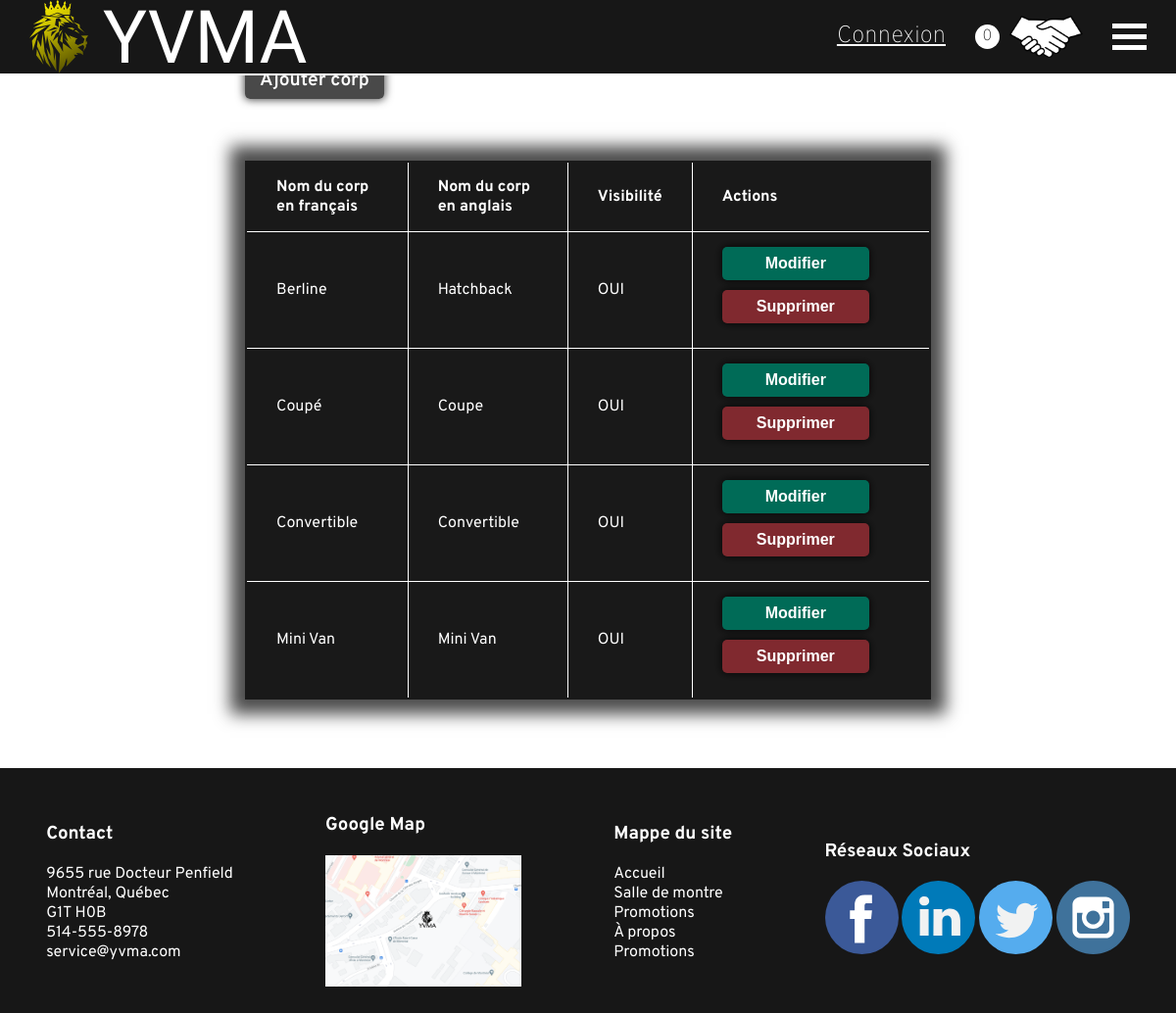
Screenshot of /VEHICULES_DOCCASION_INC/index.php?Voiture&action=ListeCorps (signed in) with the database file from the repository.
### tables this page shows
CREATE TABLE corps (
	idCorps SMALLINT UNSIGNED AUTO_INCREMENT,
	nomCorpsFR VARCHAR(30) NOT NULL,
	nomCorpsEN VARCHAR(30) NOT NULL,
	visibilite BOOLEAN NOT NULL,
	PRIMARY KEY(idCorps)
);

### VEHICULES_DOCCASION_INC/index.php (called while the page is built, shortened)
<?php
    function mon_autoloader($classe) {
        $repertoires = array(RACINE . "controleurs/",
						RACINE . "modeles/",
						RACINE . "vues/");
        foreach ($repertoires as $rep) {
            if (file_exists($rep . $classe . ".php")) {
                return;
            }
        }
    }
	Routeur::route();
?>

### VEHICULES_DOCCASION_INC/modeles/TemplateDAO.php (called while the page is built, shortened)
<?php
	abstract class TemplateDAO {
		protected $connexion;
		public function __construct() {
			$this->connexion = new PDO("mysql:host=localhost;dbname=concessionnaire", "root", "");
			$this->connexion->exec("SET NAMES'UTF8'");
		}
        public function obtenir_tous($nomTable) {
            $requete = "SELECT * FROM $nomTable";
            $resultats = $this -> connexion -> query($requete);
            $resultats -> execute();
            return $resultats -> fetchAll();
        }
	}
?>

### VEHICULES_DOCCASION_INC/vues/ListeCorpAdmin.php (the view)
<section class="yu-section">
    <div class="yu-table-corp">
        <a class="yu-btn-ajouter" href="index.php?Utilisateur&action=FormulaireAjouterCorp">Ajouter corp</a>
    </div>
    <table class="yu-table yu-table-corp">
        <tr>
            <th>Nom du corp en français</th>
            <th>Nom du corp en anglais</th>
            <th>Visibilité</th>
            <th>Actions</th>
        </tr>
    <?php foreach ($data as $corp) { ?>
        <tr>
            <td><?= $corp["nomCorpsFR"]?></td>
            <td><?= $corp["nomCorpsEN"]?></td>
            <td><?= ($corp["visibilite"] ==1) ? "OUI" : "NON" ?></td>
            <td><button class="yu-btn-modifier yu-btn">Modifier</button><button class="yu-btn-supprimer yu-btn">Supprimer</button></td>
        </tr>
    <?php }?>
    </table>
</section>

### VEHICULES_DOCCASION_INC/assets/styles/styles.css (style rules this page uses)
* { color: white; }
body { margin: 0; box-sizing: border-box; font-family: 'Overpass', sans-serif; }
a { text-decoration: none; }
button { -webkit-appearance: none; -moz-appearance: none; background-color: darkcyan; border: none; border-radius: 0; color: white; cursor: pointer; outline: none; padding: .5em 20px; transition: background-color .3s ease; width: fit-content; }
table { border-collapse: collapse; }
table, tr, th, td { border: solid 1px black; }
th, td { padding: 15px 30px; text-align: left; }

### VEHICULES_DOCCASION_INC/assets/styles/admin.css (style rules this page uses)
body { background-image: url(../images/adminV1.png); background-size: cover; background-attachment: fixed; background-position-y: 75px; }
.yu-btn-ajouter { color: white; padding: 7px 15px; background: rgba(73, 73, 73, 1); border-radius: 5px; box-shadow: 0 0 8px 1px rgb(0 0 0 / 70%); max-width: 1024px; margin: 60px 0 0 0; font-size: 1.2em; font-weight: 600; text-align: center; }
.yu-btn-modifier { background: rgb(0, 107, 87, 1); width: 150px; margin: 0 auto; border-radius: 5px; box-shadow: 0 0 8px 1px rgb(0 0 0 / 70%); font-size: 1em; font-weight: 600; }
.yu-btn-supprimer { background: #80292F; width: 150px; margin: 10px auto; border-radius: 5px; box-shadow: 0 0 8px 1px rgb(0 0 0 / 70%); font-size: 1em; font-weight: 600; }
.yu-table, .yu-table th, .yu-table td { border: 1px solid white; border-collapse: collapse; color: white; }
.yu-table { margin: 70px auto; background: rgba(0, 0, 0, 0.9); box-shadow: 0 0 16px 15px rgba(0, 0, 0, 0.7); border: 2px solid rgba(0, 0, 0, 0); }
.yu-table-corp { max-width: 700px; margin: 70px auto; }

### rows the page displays
corps: nomCorpsFR "Berline", nomCorpsEN "Hatchback", visibilite "OUI"
corps: nomCorpsFR "Coupé", nomCorpsEN "Coupe", visibilite "OUI"
corps: nomCorpsFR "Convertible", nomCorpsEN "Convertible", visibilite "OUI"
corps: nomCorpsFR "Mini Van", nomCorpsEN "Mini Van", visibilite "OUI"
